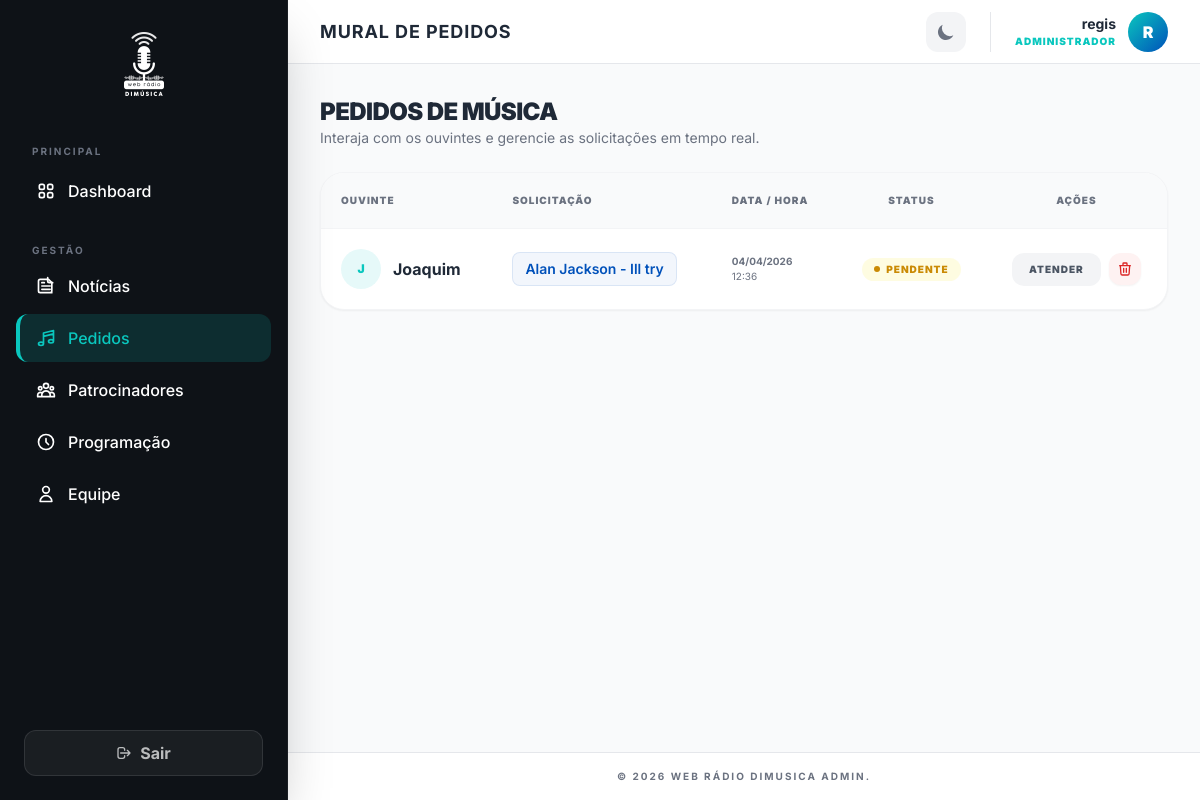
Before: /painel/pedidos/ (signed in) with the older database file.
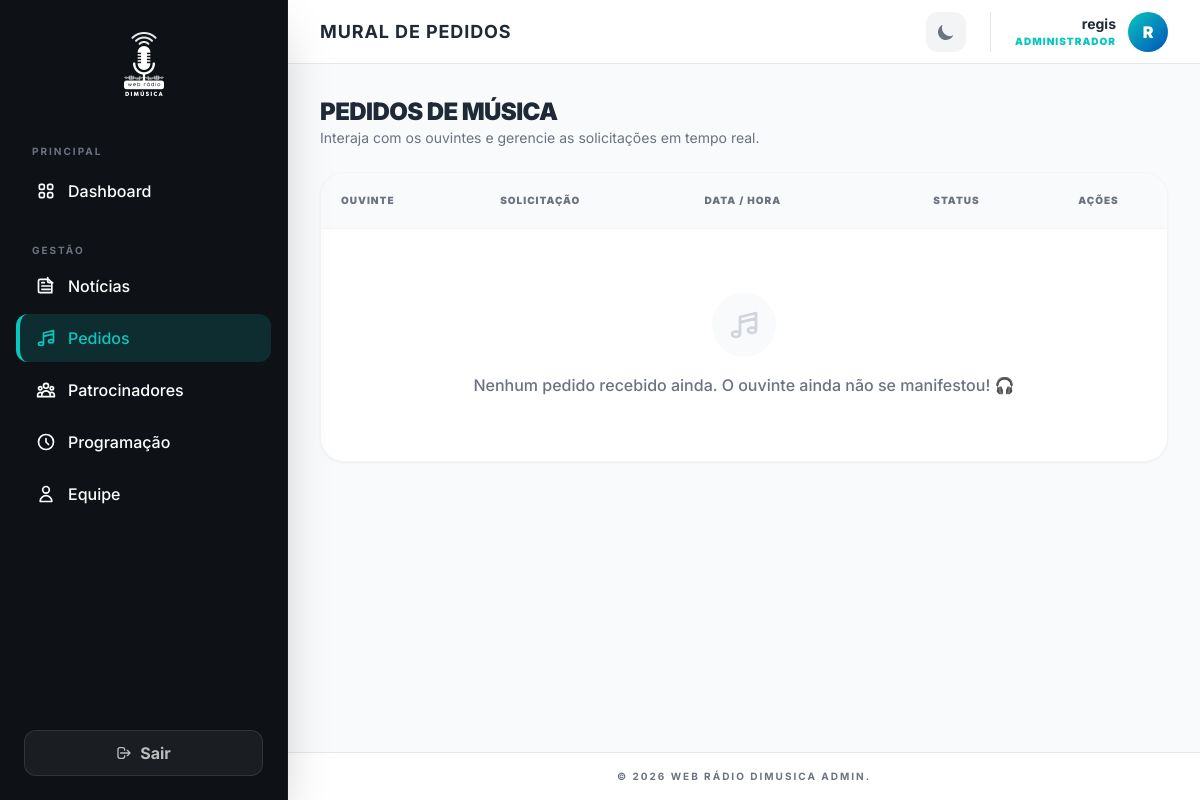
After: the same page with the newer database file.
### core/models.py (models this page shows, shortened)
class PedidoMusica(models.Model):
    nome_ouvinte = models.CharField(max_length=150)
    pedido = models.CharField(max_length=255)
    lido = models.BooleanField(default=False)
    criado_em = models.DateTimeField(auto_now_add=True)
    class Meta:
        ordering = ['-criado_em']

### webadmin/views.py (the view)
# urls.py: path('pedidos/', views.pedidos_list, name='admin_pedidos_list'),
@login_required(login_url='admin_login')
def pedidos_list(request):
    pedidos = PedidoMusica.objects.all()
    return render(request, 'webadmin/pedidos_list.html', {'pedidos': pedidos})

### webadmin/templates/webadmin/pedidos_list.html (shortened to what this page needs)
{% extends 'webadmin/base.html' %}
{% block page_title %}Mural de Pedidos{% endblock %}
{% block content %}
<div class="space-y-6">
    <div class="flex flex-col sm:flex-row justify-between items-start sm:items-center gap-4">
        <div>
            <h2 class="text-2xl font-black text-gray-800 dark:text-white uppercase tracking-tight">Pedidos de Música</h2>
            <p class="text-sm text-gray-500 dark:text-gray-400">Interaja com os ouvintes e gerencie as solicitações em tempo real.</p>
        </div>
    </div>
    <div class="bg-white dark:bg-dark-lighter rounded-3xl border border-gray-100 dark:border-white/5 shadow-sm overflow-hidden">
        <div class="overflow-x-auto">
            <table class="w-full text-left border-collapse">
                <thead>
                    <tr class="bg-gray-50 dark:bg-white/5 text-gray-500 dark:text-gray-400">
                        <th class="p-5 text-[10px] font-black uppercase tracking-widest border-b border-gray-100 dark:border-white/5">Ouvinte</th>
                        <th class="p-5 text-[10px] font-black uppercase tracking-widest border-b border-gray-100 dark:border-white/5">Solicitação</th>
                        <th class="p-5 text-[10px] font-black uppercase tracking-widest border-b border-gray-100 dark:border-white/5 hidden md:table-cell">Data / Hora</th>
                        <th class="p-5 text-[10px] font-black uppercase tracking-widest border-b border-gray-100 dark:border-white/5 text-center">Status</th>
                        <th class="p-5 text-[10px] font-black uppercase tracking-widest border-b border-gray-100 dark:border-white/5 text-center">Ações</th>
                    </tr>
                </thead>
                <tbody class="divide-y divide-gray-100 dark:divide-white/5">
                    {% for pedido in pedidos %}
                    <tr class="hover:bg-gray-50/50 dark:hover:bg-white/5 transition-colors group">
                        <td class="p-5">
                            <div class="flex items-center gap-3">
                                <div class="w-10 h-10 rounded-full bg-teal/10 text-teal flex items-center justify-center font-black uppercase text-xs shrink-0">
                                    {{ pedido.nome_ouvinte|first }}
                                </div>
                                <span class="text-gray-800 dark:text-white font-bold">{{ pedido.nome_ouvinte }}</span>
                            </div>
                        </td>
                        <td class="p-5">
                            <div class="max-w-xs sm:max-w-md">
                                <span class="bg-primary/5 text-primary dark:text-teal dark:bg-teal/5 px-3 py-1.5 rounded-lg text-sm font-semibold break-words inline-block border border-primary/10 dark:border-teal/10">
                                    {{ pedido.pedido }}
                                </span>
                            </div>
                        </td>
                        <td class="p-5 hidden md:table-cell">
                             <div class="flex flex-col text-[10px] text-gray-500 dark:text-gray-400">
                                <span class="font-bold">{{ pedido.criado_em|date:"d/m/Y" }}</span>
                                <span>{{ pedido.criado_em|date:"H:i" }}</span>
                            </div>
                        </td>
                        <td class="p-5">
                            <div class="flex justify-center">
                                {% if pedido.lido %}
                                <span class="flex items-center gap-1.5 px-3 py-1 bg-green-100/50 dark:bg-green-900/20 text-green-600 dark:text-green-400 text-[10px] font-black uppercase tracking-widest rounded-full">
                                    <span class="w-1.5 h-1.5 bg-green-600 dark:bg-green-400 rounded-full"></span>
                                    Lido
                                </span>
                                {% else %}
                                <span class="flex items-center gap-1.5 px-3 py-1 bg-yellow-100/50 dark:bg-yellow-900/20 text-yellow-600 dark:text-yellow-400 text-[10px] font-black uppercase tracking-widest rounded-full animate-pulse">
                                    <span class="w-1.5 h-1.5 bg-yellow-600 dark:bg-yellow-400 rounded-full"></span>
                                    Pendente
                                </span>
                                {% endif %}
                            </div>
                        </td>
                        <td class="p-5">
                            <div class="flex items-center justify-center gap-2">
                                <form action="{% url 'admin_pedido_marcar_lido' pedido.pk %}" method="post">
                                    <button type="submit"
                                        class="px-4 py-2 bg-gray-100 dark:bg-white/5 text-gray-600 dark:text-gray-400 rounded-xl text-[10px] font-black uppercase tracking-widest hover:bg-teal hover:text-dark transition-all border border-transparent hover:border-teal/20"
                                        title="Marcar como lido">
                                        {% if pedido.lido %}Voltar{% else %}Atender{% endif %}
                                    </button>
                                </form>
                                <form action="{% url 'admin_pedido_delete' pedido.pk %}" method="post">
                                    <button type="button" onclick="openDeleteModal(this.parentElement, 'o pedido de {{ pedido.nome_ouvinte|escapejs }}')"
                                        class="p-2 rounded-xl bg-red-50 dark:bg-red-900/20 text-red-600 dark:text-red-400 hover:bg-red-600 hover:text-white transition-all shadow-sm" title="Excluir">
                                        <svg class="w-4 h-4" fill="none" stroke="currentColor" viewBox="0 0 24 24"><path stroke-linecap="round" stroke-linejoin="round" stroke-width="2" d="M19 7l-.867 12.142A2 2 0 0116.138 21H7.862a2 2 0 01-1.995-1.858L5 7m5 4v6m4-6v6m1-10V4a1 1 0 00-1-1h-4a1 1 0 00-1 1v3M4 7h16" /></svg>
                                    </button>
                                </form>
                            </div>
                        </td>
                    </tr>
                    {% empty %}
                    <tr>
                        <td colspan="5" class="p-16 text-center">
                            <div class="flex flex-col items-center gap-4">
                                <div class="w-16 h-16 bg-gray-50 dark:bg-white/5 rounded-full flex items-center justify-center text-gray-300">
                                    <svg class="w-8 h-8" fill="none" stroke="currentColor" viewBox="0 0 24 24"><path stroke-linecap="round" stroke-linejoin="round" stroke-width="2" d="M9 19V6l12-3v13M9 19c0 1.105-1.343 2-3 2s-3-.895-3-2 1.343-2 3-2 3 .895 3 2zm12-3c0 1.105-1.343 2-3 2s-3-.895-3-2 1.343-2 3-2 3 .895 3 2zM9 10l12-3" /></svg>
                                </div>
                                <p class="text-gray-500 dark:text-gray-400 font-medium">Nenhum pedido recebido ainda. O ouvinte ainda não se manifestou! 🎧</p>
                            </div>
                        </td>
                    </tr>
                    {% endfor %}
                </tbody>
            </table>
        </div>
    </div>
</div>
{% endblock %}

### webadmin/templates/webadmin/base.html (shortened to what this page needs)
{% load static %}
<!DOCTYPE html>
<html lang="pt-br">
<head>
    <script src="https://cdn.tailwindcss.com"></script>
</head>
<body class="bg-gray-50 text-gray-900 dark:bg-dark dark:text-gray-100 min-h-screen flex font-sans antialiased" x-data="{ mobileMenu: false }">
    {% if user.is_authenticated %}
    <aside :class="mobileMenu ? 'translate-x-0' : '-translate-x-full lg:translate-x-0'"
           class="fixed lg:static inset-y-0 left-0 bg-dark text-white w-72 flex-shrink-0 flex flex-col h-screen z-[110] transition-transform duration-300 lg:transition-none shadow-2xl border-r border-white/5">
        <div class="p-8 flex justify-center items-center relative">
            <a href="{% url 'admin_dashboard' %}" class="block group">
                <img src="{% static 'webadmin/images/logo-branco-icon.png' %}" alt="Dimúsica Logo" class="h-16 w-auto object-contain group-hover:scale-110 transition-transform duration-300">
            </a>
        </div>
        <nav class="flex-1 px-4 space-y-1 mt-4 overflow-y-auto">
            <p class="px-4 text-[10px] uppercase tracking-[2px] font-bold text-gray-500 mb-2">Principal</p>
            <a href="{% url 'admin_dashboard' %}" @click="mobileMenu = false" class="sidebar-link flex items-center gap-3 px-4 py-3 rounded-xl font-medium {% if request.resolver_match.url_name == 'admin_dashboard' %}active{% endif %}">
                Dashboard
            </a>
            <p class="px-4 pt-6 text-[10px] uppercase tracking-[2px] font-bold text-gray-500 mb-2">Gestão</p>
            <a href="{% url 'admin_noticias_list' %}" @click="mobileMenu = false" class="sidebar-link flex items-center gap-3 px-4 py-3 rounded-xl font-medium {% if 'noticia' in request.resolver_match.url_name %}active{% endif %}">
                Notícias
            </a>
            <a href="{% url 'admin_pedidos_list' %}" @click="mobileMenu = false" class="sidebar-link flex items-center gap-3 px-4 py-3 rounded-xl font-medium {% if 'pedido' in request.resolver_match.url_name %}active{% endif %}">
                <svg class="w-5 h-5" fill="none" stroke="currentColor" viewBox="0 0 24 24"><path stroke-linecap="round" stroke-linejoin="round" stroke-width="2" d="M9 19V6l12-3v13M9 19c0 1.105-1.343 2-3 2s-3-.895-3-2 1.343-2 3-2 3 .895 3 2zm12-3c0 1.105-1.343 2-3 2s-3-.895-3-2 1.343-2 3-2 3 .895 3 2zM9 10l12-3" /></svg>
                Pedidos
            </a>
            <a href="{% url 'admin_sponsors_list' %}" @click="mobileMenu = false" class="sidebar-link flex items-center gap-3 px-4 py-3 rounded-xl font-medium {% if 'sponsor' in request.resolver_match.url_name %}active{% endif %}">
                Patrocinadores
            </a>
            <a href="{% url 'admin_programacao_list' %}" @click="mobileMenu = false" class="sidebar-link flex items-center gap-3 px-4 py-3 rounded-xl font-medium {% if 'programacao' in request.resolver_match.url_name %}active{% endif %}">
                <svg class="w-5 h-5" fill="none" stroke="currentColor" viewBox="0 0 24 24"><path stroke-linecap="round" stroke-linejoin="round" stroke-width="2" d="M12 8v4l3 3m6-3a9 9 0 11-18 0 9 9 0 0118 0z" /></svg>
                Programação
            </a>
            <a href="{% url 'admin_equipe_list' %}" @click="mobileMenu = false" class="sidebar-link flex items-center gap-3 px-4 py-3 rounded-xl font-medium {% if 'equipe' in request.resolver_match.url_name %}active{% endif %}">
                <svg class="w-5 h-5" fill="none" stroke="currentColor" viewBox="0 0 24 24"><path stroke-linecap="round" stroke-linejoin="round" stroke-width="2" d="M16 7a4 4 0 11-8 0 4 4 0 018 0zM12 14a7 7 0 00-7 7h14a7 7 0 00-7-7z" /></svg>
                Equipe
            </a>
        </nav>
        <div class="p-6">
            <form action="{% url 'admin_logout' %}" method="post">
                <button type="submit" class="w-full bg-white/5 border border-white/10 text-white/70 px-4 py-2.5 rounded-xl font-bold hover:bg-red-600 hover:text-white hover:border-red-500 transition-all duration-300 flex items-center justify-center gap-2">
                    <svg class="w-4 h-4" fill="none" stroke="currentColor" viewBox="0 0 24 24"><path stroke-linecap="round" stroke-linejoin="round" stroke-width="2" d="M17 16l4-4m0 0l-4-4m4 4H7m6 4v1a3 3 0 01-3 3H6a3 3 0 01-3-3V7a3 3 0 013-3h4a3 3 0 013 3v1" /></svg>
                    Sair
                </button>
            </form>
        </div>
    </aside>
    {% endif %}
    <div class="flex-1 flex flex-col min-w-0 h-screen overflow-hidden relative">
        {% if user.is_authenticated %}
        <header class="bg-white dark:bg-dark-lighter border-b border-gray-200 dark:border-white/5 h-16 flex-shrink-0 flex items-center justify-between px-4 lg:px-8 z-10 sticky top-0">
            <div class="flex items-center gap-2 lg:gap-4">
                <h1 class="text-xs sm:text-sm lg:text-lg font-bold text-gray-800 dark:text-white uppercase tracking-wider truncate max-w-[150px] sm:max-w-none">
                    {% block page_title %}Painel de Controle{% endblock %}
                </h1>
            </div>
            <div class="flex items-center gap-6">
                <button id="admin-theme-toggle" class="p-2.5 rounded-xl bg-gray-100 dark:bg-white/5 text-gray-500 dark:text-gray-400 hover:text-teal transition-all">
                    <svg id="theme-icon-dark" class="w-5 h-5 hidden" fill="currentColor" viewBox="0 0 20 20"><path d="M17.293 13.293A8 8 0 016.707 2.707a8.001 8.001 0 1010.586 10.586z"></path></svg>
                </button>
                <div class="flex items-center gap-3 pl-6 border-l border-gray-200 dark:border-white/10">
                    <div class="text-right hidden sm:block">
                        <p class="text-sm font-bold text-gray-800 dark:text-white">{{ user.username }}</p>
                        <p class="text-[10px] text-teal font-black uppercase tracking-widest">Administrador</p>
                    </div>
                    <div class="w-10 h-10 rounded-full btn-gradient flex items-center justify-center text-white font-black">
                        {{ user.username|first|upper }}
                    </div>
                </div>
            </div>
        </header>
        {% endif %}
        <main class="flex-grow p-4 lg:p-8 overflow-y-auto bg-gray-50 dark:bg-dark transition-colors duration-300">
            <div class="max-w-6xl mx-auto">
                {% block content %}{% endblock %}
            </div>
        </main>
        {% if user.is_authenticated %}
        <footer class="p-4 text-center text-gray-500 dark:text-gray-600 text-[10px] uppercase tracking-[2px] font-bold bg-white dark:bg-dark-lighter border-t border-gray-200 dark:border-white/5">
            &copy; 2026 Web Rádio Dimusica Admin.
        </footer>
        {% endif %}
    </div>
</body>
</html>

### webadmin/templates/webadmin/base.html (style rules this page uses)
body { font-family: 'Inter', sans-serif; transition: background-color 0.3s; }
.btn-gradient { background: linear-gradient(135deg, #0AC7BE, #0051BA); transition: all 0.3s; }
.sidebar-link { transition: all 0.2s; border-left: 4px solid transparent; }
.sidebar-link.active { background: rgba(10, 199, 190, 0.15); color: #0AC7BE; border-left-color: #0AC7BE; }

Changed rows visible on the page:
removed PedidoMusica: nome_ouvinte|first "J", nome_ouvinte "Joaquim", pedido "Alan Jackson - Ill try", criado_em "04/04/2026", criado_em "12:36", lido False (drawn)
Other visible differences:
text now shown: "Nenhum pedido recebido ainda. O ouvinte ainda não se manifestou! 🎧"
